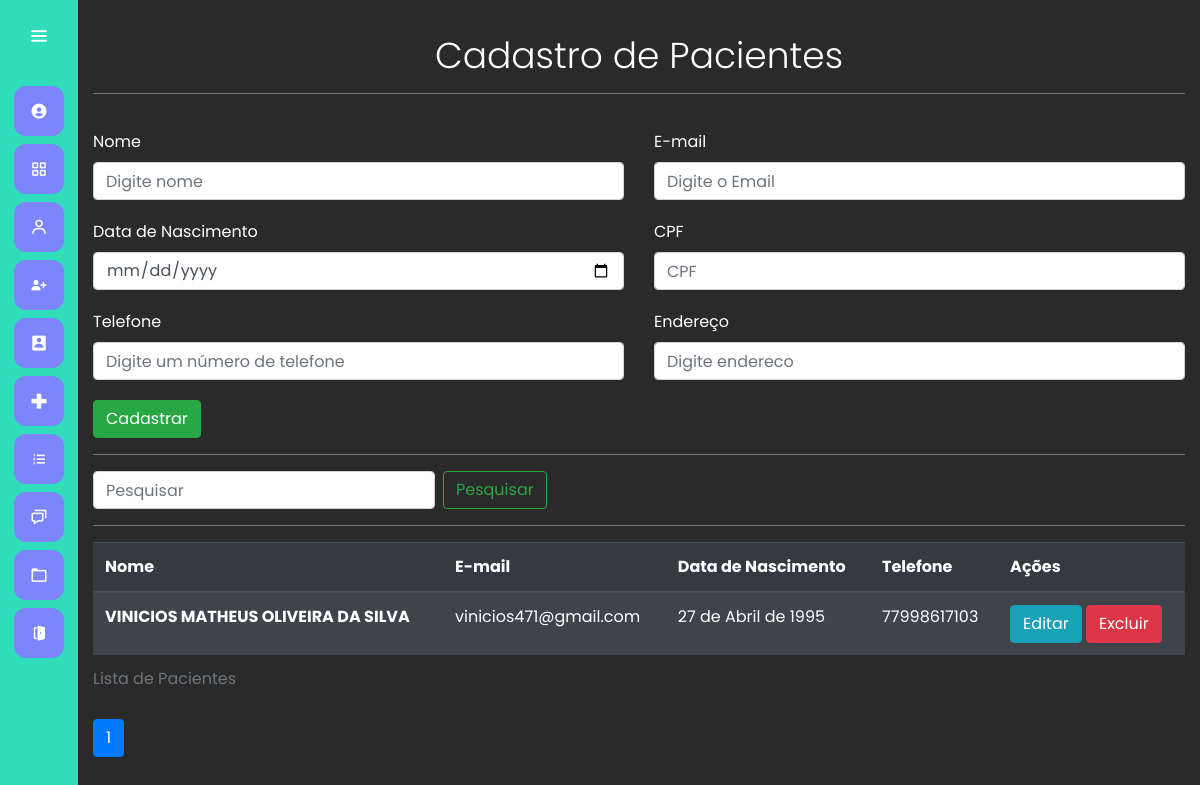
The page /paciente/cadastrar_paciente/ (signed in) on the database its author committed.
### paciente/models.py (models this page shows, shortened)
class Paciente(models.Model):
    nome = models.CharField(max_length=60)
    data_nascimento = models.DateField()
    cpf = models.CharField(max_length=12)
    email = models.EmailField(default='')
    telefone = models.CharField(max_length=12)
    endereco = models.CharField(max_length=200, default='')

### paciente/views.py (the view, shortened to what this page needs)
# urls.py: path('cadastrar_paciente/', views.cadastrar_paciente, name='cadastrar_paciente'),
@login_required #type:ignore
def cadastrar_paciente(request):
    pacientes = Paciente.objects.all()
    if request.method == 'GET':
        if request.GET.get('termo'):
            termo = request.GET.get('termo')
            pacientes = Paciente.objects.filter(Q(nome__icontains=termo)|Q(email__icontains=termo)|Q(cpf__icontains=termo)|Q(telefone__icontains=termo))
            return render(request, 'paciente/cadastro_paciente.html', {'pacientes':pacientes})
        else:
                pacientes = Paciente.objects.order_by('-nome')
        pacientes = Paciente.objects.all()
        paginator = Paginator(pacientes, 5)
        page = request.GET.get('page')
        pacientes = paginator.get_page(page)
        return render(request, 'paciente/cadastro_paciente.html', {'pacientes':pacientes})

### paciente/templates/paciente/cadastro_paciente.html (shortened to what this page needs)
{% extends 'base.html' %}
{% load bootstrap4 %}
{% load static %}
{% block 'head' %}
    <link rel="stylesheet" href="{% static 'cadastro/css/cadastro_usuarios.css' %}">
{% endblock %}
{% block 'dashboard'%}
<div class="container container-cadastro">
    <br>
    <h1 class="display-4">Cadastro de Pacientes </h1>
    <hr class="bg-hr">
    <form class="" action="{% url 'cadastrar_paciente' %}" method="POST">{% csrf_token %}
        <div class="row">
            <div class="col-md">
                <label class="mr-sm-2">Nome</label>
                <input type="text" placeholder="Digite nome " name="nome" value="{{request.POST.nome}}" class="form-control">
            </div>
            <div class="col-md">
                <label for="email" class="mr-sm-2">E-mail</label>
                <input type="email" placeholder="Digite o Email" name="email" class="form-control" value="{{request.POST.email}}">
            </div>
        </div>
        <div class="row">
            <div class="col-md">
                <label class="mr-sm-2">Data de Nascimento</label>
                <input class="form-control input-tarefa" type="date" placeholder="Nascimento" name="data_nascimento" >
            </div>
            <div class="col-md">
                <label  class="mr-sm-2">CPF</label>
                <input oninput="mascara(this)" type="text" class="form-control" name="cpf" placeholder="CPF">
            </div>
        </div>
        <div class="row">
           <div class="col-md">
            <label  class="mr-sm-2">Telefone</label>
            <input type="text" name="telefone" id="telefone" placeholder="Digite um número de telefone" maxlength="15" class="form-control" />
           </div>
            <div class="col-md">
                <label for="pwd">Endereço</label>
                <input oninput="tel(this)" type="text" placeholder="Digite endereco" name="endereco" class="form-control" alt="endereço">
            </div>
        </div>
            <div class="botao">
                <input type="submit" class="btn btn-success" value="Cadastrar">
            </div>
    </form>
</div>
    <div class="table-responsive container">
        <hr class="bg-hr">
            <form class="form-inline my-2 my-lg-0 filtrar" action="{% url 'cadastrar_paciente' %}">{% csrf_token %}
                <input class="form-control mr-sm-2" type="" placeholder="Pesquisar" aria-label="Pesquisar" name="termo">
                <button class="btn btn-outline-success my-2 my-sm-0" type="submit">Pesquisar</button>
            </form>
        <hr class="bg-hr">
        <table class="table table-striped table-dark">
            <caption>Lista de Pacientes</caption>
            <thead>
              <tr>
                <th scope="col">Nome</th>
                <th scope="col">E-mail</th>
                <th scope="col">Data de Nascimento</th>
                <th scope="col">Telefone</th>
                <th scope="col">Ações</th>
              </tr>
            </thead>
            <tbody>
              {% for paciente in pacientes %}
                <tr>
                    <th scope="row">{{paciente.nome}}</th>
                    <td>{{paciente.email}}</td>
                    <td>{{paciente.data_nascimento}}</td>
                    <td>{{paciente.telefone}}</td>
                    <td>
                        <a href="{% url 'editar_paciente' paciente.id %}" class="btn btn-info">Editar</a>
                        <a href="{% url 'deleta_paciente' paciente.id %}"
                        onclick="return confirm('Deseja mesmo excluir o paciente {{paciente.nome}}');" class="btn btn-danger">Excluir</a>
                    </td>
                </tr>
              {% endfor %}
            </tbody>
          </table>
     {%include 'modulos/_paginacao_nav.html'%}
    </div>
    {% endblock 'dashboard'%}

### templates/static/general/css/base.css (style rules this page uses)
* { margin: 0; padding: 0; box-sizing: border-box; font-family: "Poppins" , sans-serif; }
label { font-size: 32; }

### templates/static/general/css/general.css (style rules this page uses)
:root { --main-color: #7C85FA; --dark-color: #31DEBC; --light-color: #98F542; --contrast-color: #DEAE31; --differential-color: #ff5938; }

### templates/static/cadastro/css/cadastro_usuarios.css (style rules this page uses)
.container-cadastro label { margin-top: 20px; }
.botao { margin-top: 20px; }
.bg-hr { background-color: gray; }
.display-4 { margin-top: 10px; text-align: center; font-size: 36px; }
.filtrar { margin-bottom: 10px; }

### rows shown on the page
Paciente: nome "VINICIOS MATHEUS OLIVEIRA DA SILVA", email "vinicios471@gmail.com", data_nascimento "27 de Abril de 1995", telefone "77998617103"

### other values the page prints
{{ pagina }} "1"
